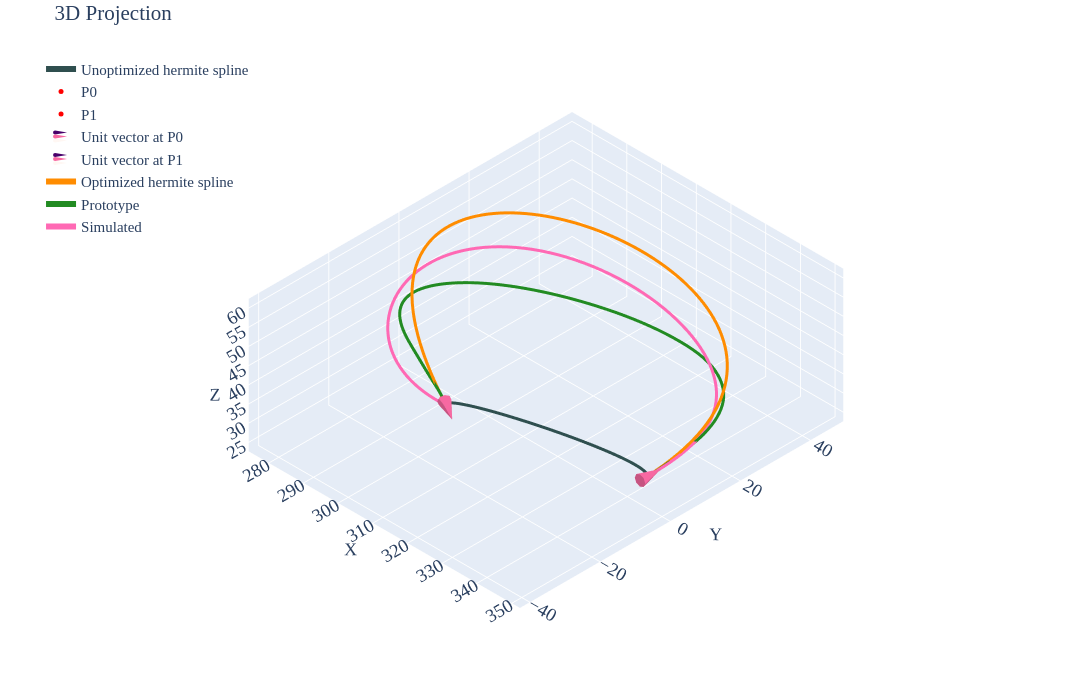

The notebook cell saved with this chart:
### Code cell
df=pd.read_csv('../data/2810/p1-case1.csv')
prt=df.iloc[10:,2:].reset_index(drop=True)
p0=df.iloc[5,2:].values.astype(float)   
p1=df.iloc[6,2:].values.astype(float)   
u0=df.iloc[8,2:].values.astype(float)   
u1=df.iloc[9,2:].values.astype(float)   
m0=df.iloc[2,1]                         
m1=df.iloc[3,1]                         
u0_init=u0*m0
u1_init=u1*m1
spl=utils.hermite(p0,p1,u0_init,u1_init,num_points=51)
spl_tgt=pd.read_csv('../data/2810/rev-opt/p1-case1-opt.csv').values
siml=pd.DataFrame(final_rod_position.T,columns=['X','Y','Z'])
siml.to_csv('data/p1-case1.csv',index=False)
utils.plotter(spl,p0,p1,u0_init,u1_init,tgt=spl_tgt,prt=prt.values,siml=siml.values,cne=6,intr='d',tgt_label='Optimized hermite spline')
